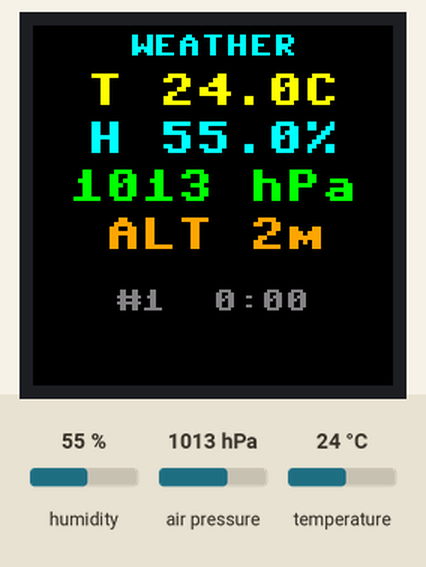
Recording of a program running on a simulated ESP32 board running MicroPython. Shown: 240×240 colour display. The inputs (shaded band) are chosen by the test bench; at power-on: humidity 55 %, air pressure 1013 hPa, temperature 24 °C. What the program prints to the serial console is not drawn.

Above: at 0.9 s.
At 5.0 s:
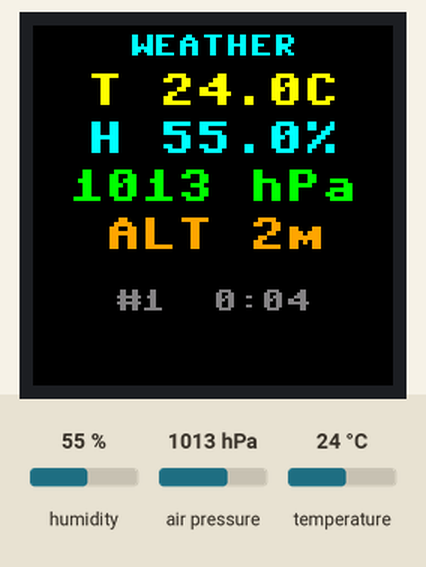
At 12.1 s:
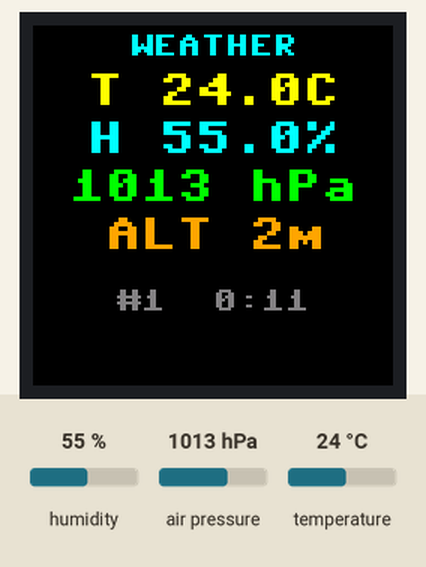
At 19.2 s:
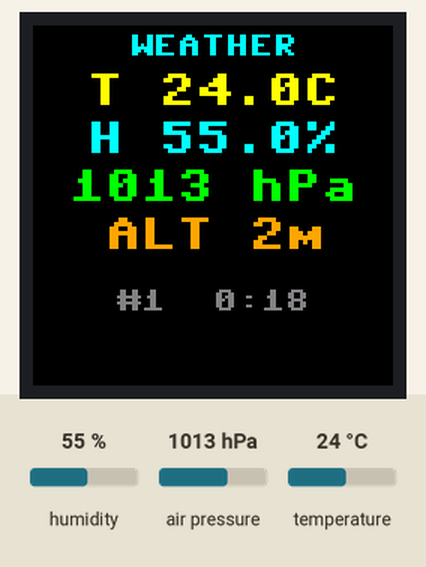
At 29.3 s:
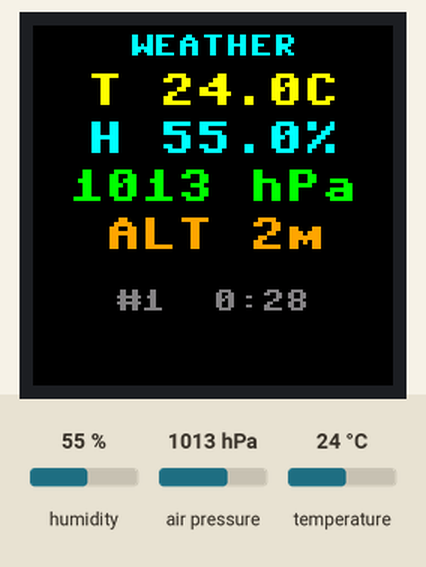
At 38.4 s:
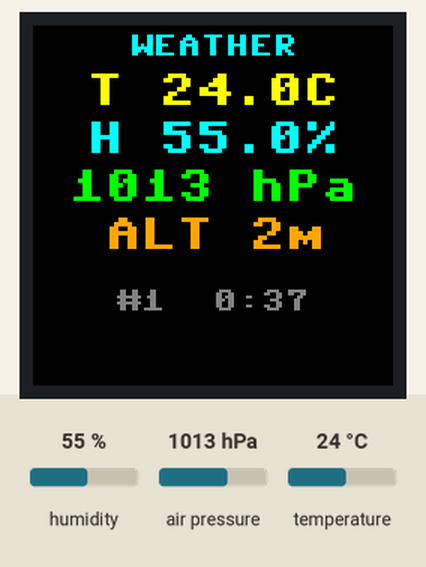

The program:

display_only.py
```python
from machine import Pin, SPI, I2C
import framebuf
import time

# ================= 屏幕 ST7789（SPI） =================
PIN_SCK, PIN_MOSI = 4, 5
PIN_RST, PIN_DC, PIN_CS, PIN_BLK = 6, 7, 15, 16
W, H = 240, 240
X_OFF, Y_OFF = 0, 0

spi = SPI(2, baudrate=20_000_000, polarity=0, phase=0,
          sck=Pin(PIN_SCK), mosi=Pin(PIN_MOSI))
dc = Pin(PIN_DC, Pin.OUT, value=0)
cs = Pin(PIN_CS, Pin.OUT, value=1)
rst = Pin(PIN_RST, Pin.OUT, value=1)
blk = Pin(PIN_BLK, Pin.OUT, value=0)


def wr_cmd(c):
    dc(0); cs(0)
    spi.write(bytes([c]))
    cs(1)


def wr_data(buf):
    dc(1); cs(0)
    spi.write(buf)
    cs(1)


def lcd_init():
    rst(0); time.sleep_ms(20)
    rst(1); time.sleep_ms(120)
    seq = (
        (0x01, None, 150), (0x11, None, 120), (0x3A, b'\x55', 10),
        (0x36, b'\x00', 0), (0xB2, b'\x0c\x0c\x00\x33\x33', 0),
        (0xB7, b'\x35', 0), (0xBB, b'\x19', 0), (0xC0, b'\x2c', 0),
        (0xC2, b'\x01', 0), (0xC3, b'\x12', 0), (0xC4, b'\x20', 0),
        (0xC6, b'\x0f', 0), (0xD0, b'\xa4\xa1', 0), (0x21, None, 0),
        (0x13, None, 10), (0x29, None, 100),
    )
    for c, data, delay in seq:
        wr_cmd(c)
        if data:
            wr_data(data)
        if delay:
            time.sleep_ms(delay)


def set_window(x0, y0, x1, y1):
    x0 += X_OFF; x1 += X_OFF
    y0 += Y_OFF; y1 += Y_OFF
    wr_cmd(0x2A); wr_data(bytes([x0 >> 8, x0 & 0xFF, x1 >> 8, x1 & 0xFF]))
    wr_cmd(0x2B); wr_data(bytes([y0 >> 8, y0 & 0xFF, y1 >> 8, y1 & 0xFF]))
    wr_cmd(0x2C)


def fill(color):
    set_window(0, 0, W - 1, H - 1)
    line = bytes([color >> 8, color & 0xFF]) * W
    dc(1); cs(0)
    for _ in range(H):
        spi.write(line)
    cs(1)


def text(s, x, y, fg=0xFFE0, bg=0x0000, scale=2):
    cols = 8 * len(s)
    buf = bytearray(cols)
    fb = framebuf.FrameBuffer(buf, cols, 8, framebuf.MONO_VLSB)
    fb.fill(0)
    fb.text(s, 0, 0, 1)
    set_window(x, y, x + cols * scale - 1, y + 8 * scale - 1)
    dc(1); cs(0)
    for yy in range(8):
        row = bytearray()
        for xx in range(cols):
            c = fg if fb.pixel(xx, yy) else bg
            row += bytes([c >> 8, c & 0xFF]) * scale
        for _ in range(scale):
            spi.write(row)
    cs(1)


def ctext(s, y, fg, scale=2):
    """水平居中显示一行"""
    text(s, (W - len(s) * 8 * scale) // 2, y, fg, 0x0000, scale)


# ================= 传感器（I2C） =================
i2c = I2C(0, scl=Pin(10), sda=Pin(9), freq=400000)
found = i2c.scan()
print("I2C:", [hex(a) for a in found])


class AHT20:
    def __init__(self, i2c, addr=0x38):
        self.i2c = i2c
        self.addr = addr
        time.sleep_ms(40)
        if not (self.i2c.readfrom(self.addr, 1)[0] & 0x08):
            self.i2c.writeto(self.addr, b'\xbe\x08\x00')
            time.sleep_ms(10)

    def read(self):
        self.i2c.writeto(self.addr, b'\xac\x33\x00')
        time.sleep_ms(80)
        d = self.i2c.readfrom(self.addr, 7)
        if d[0] & 0x80:
            return None, None
        raw_h = ((d[1] << 16) | (d[2] << 8) | d[3]) >> 4
        raw_t = ((d[3] & 0x0F) << 16) | (d[4] << 8) | d[5]
        return raw_t * 200.0 / 1048576.0 - 50.0, raw_h * 100.0 / 1048576.0


class BMP280:
    def __init__(self, i2c, addr):
        self.i2c = i2c
        self.addr = addr
        self.calib = i2c.readfrom_mem(addr, 0x88, 24)
        i2c.writeto_mem(addr, 0xF4, b'\x57')
        i2c.writeto_mem(addr, 0xF5, b'\x90')
        time.sleep_ms(100)

    def _u16(self, i):
        return self.calib[i] | (self.calib[i + 1] << 8)

    def _s16(self, i):
        v = self._u16(i)
        return v - 0x10000 if v & 0x8000 else v

    def read(self):
        d = self.i2c.readfrom_mem(self.addr, 0xF7, 6)
        adc_p = (d[0] << 12) | (d[1] << 4) | (d[2] >> 4)
        adc_t = (d[3] << 12) | (d[4] << 4) | (d[5] >> 4)

        t1, t2, t3 = self._u16(0), self._s16(2), self._s16(4)
        p1 = self._u16(6)
        p = [self._s16(8 + 2 * i) for i in range(8)]

        v1 = (((adc_t >> 3) - (t1 << 1)) * t2) >> 11
        v2 = (((((adc_t >> 4) - t1) ** 2) >> 12) * t3) >> 14
        t_fine = v1 + v2
        temp = ((t_fine * 5 + 128) >> 8) / 100.0

        var1 = t_fine - 128000
        var2 = var1 * var1 * p[4] + ((var1 * p[3]) << 17) + (p[2] << 35)
        var1 = ((var1 * var1 * p[1]) >> 8) + ((var1 * p[0]) << 12)
        var1 = (((1 << 47) + var1) * p1) >> 33
        if var1 == 0:
            return temp, None
        pp = 1048576 - adc_p
        pp = (((pp << 31) - var2) * 3125) // var1
        v1 = (p[7] * (pp >> 13) * (pp >> 13)) >> 25
        v2 = (p[6] * pp) >> 19
        pp = ((pp + v1 + v2) >> 8) + (p[5] << 4)
        return temp, pp / 25600.0        # hPa


aht = AHT20(i2c)
bmp = BMP280(i2c, 0x76 if 0x76 in found else 0x77)

SEA_LEVEL = 1013.25      # 标准海平面气压，想更准就换成当地气象台的数值

# ================= 启动 =================
lcd_init()
blk(1)
fill(0x0000)
ctext("WEATHER", 6, 0x07FF, 2)
print("开始显示")

UPDATE_SEC = 600      # 更新间隔（秒），600 = 10分钟

t0 = time.ticks_ms()
count = 0
next_update = 0

while True:
    now = time.ticks_diff(time.ticks_ms(), t0) // 1000

    if now >= next_update:
        t, h = aht.read()
        pt, pa = bmp.read()
        if t is None or not pa:
            next_update = now + 30            # 读取失败，30秒后重试
        else:
            alt = 44330 * (1 - (pa / SEA_LEVEL) ** 0.1903)

            ctext("T %.1fC" % t, 32, 0xFFE0, 3)        # 温度 黄
            ctext("H %.1f%%" % h, 64, 0x07FF, 3)       # 湿度 青
            ctext("%.0f hPa" % pa, 96, 0x07E0, 3)      # 气压 绿
            ctext("ALT %.0fm" % alt, 128, 0xFD20, 3)   # 海拔 橙

            count += 1
            next_update += UPDATE_SEC
            print("#%d  T %.1fC  H %.1f%%  P %.0f hPa  ALT %.0f m"
                  % (count, t, h, pa, alt))

    # 底部状态行：每秒刷新，用来确认程序还在运行
    ctext("#%d  %d:%02d" % (count, now // 60, now % 60), 176, 0x8410, 2)
    time.sleep(1)
```

Measured:
- what the display in image 0 shows lasts 1.0 s, from 0.9 s to 1.9 s
